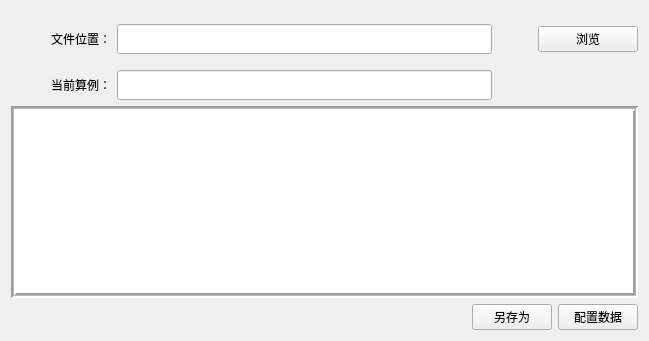
     <widget class="QWidget" name="tab_readfiles">
      <attribute name="title">
       <string>文件读取</string>
      </attribute>
      <layout class="QGridLayout" name="gridLayout_8">
       <item row="0" column="0">
        <layout class="QVBoxLayout" name="verticalLayout_9">
         <item>
          <spacer name="verticalSpacer_11">
           <property name="orientation">
            <enum>Qt::Vertical</enum>
           </property>
           <property name="sizeType">
            <enum>QSizePolicy::Fixed</enum>
           </property>
           <property name="sizeHint" stdset="0">
            <size>
             <width>20</width>
             <height>13</height>
            </size>
           </property>
          </spacer>
         </item>
         <item>
          <layout class="QHBoxLayout" name="horizontalLayout_26">
           <item>
            <widget class="QLabel" name="label_41">
             <property name="sizePolicy">
              <sizepolicy hsizetype="Fixed" vsizetype="Preferred">
               <horstretch>0</horstretch>
               <verstretch>0</verstretch>
              </sizepolicy>
             </property>
             <property name="minimumSize">
              <size>
               <width>100</width>
               <height>0</height>
              </size>
             </property>
             <property name="maximumSize">
              <size>
               <width>100</width>
               <height>16777215</height>
              </size>
             </property>
             <property name="text">
              <string>&lt;html&gt;&lt;head/&gt;&lt;body&gt;&lt;p align=&quot;right&quot;&gt;文件位置：&lt;/p&gt;&lt;/body&gt;&lt;/html&gt;</string>
             </property>
            </widget>
           </item>
           <item>
            <widget class="QLineEdit" name="labeladdressdyn">
             <property name="sizePolicy">
              <sizepolicy hsizetype="Fixed" vsizetype="Fixed">
               <horstretch>0</horstretch>
               <verstretch>0</verstretch>
              </sizepolicy>
             </property>
             <property name="minimumSize">
              <size>
               <width>375</width>
               <height>30</height>
              </size>
             </property>
             <property name="readOnly">
              <bool>false</bool>
             </property>
            </widget>
           </item>
           <item>
            <spacer name="horizontalSpacer_14">
             <property name="orientation">
              <enum>Qt::Horizontal</enum>
             </property>
             <property name="sizeHint" stdset="0">
              <size>
               <width>40</width>
               <height>20</height>
              </size>
             </property>
            </spacer>
           </item>
           <item>
            <widget class="QPushButton" name="pushButtondynopenfile">
             <property name="sizePolicy">
              <sizepolicy hsizetype="Fixed" vsizetype="Fixed">
               <horstretch>0</horstretch>
               <verstretch>0</verstretch>
              </sizepolicy>
             </property>
             <property name="minimumSize">
              <size>
               <width>100</width>
               <height>0</height>
              </size>
             </property>
             <property name="maximumSize">
              <size>
               <width>100</width>
               <height>16777215</height>
              </size>
             </property>
             <property name="text">
              <string>浏览</string>
             </property>
            </widget>
           </item>
          </layout>
         </item>
         <item>
          <spacer name="verticalSpacer_12">
           <property name="orientation">
            <enum>Qt::Vertical</enum>
           </property>
           <property name="sizeType">
            <enum>QSizePolicy::Fixed</enum>
           </property>
           <property name="sizeHint" stdset="0">
            <size>
             <width>20</width>
             <height>10</height>
            </size>
           </property>
          </spacer>
         </item>
         <item>
          <layout class="QHBoxLayout" name="horizontalLayout_33">
           <item>
            <widget class="QLabel" name="label_42">
             <property name="sizePolicy">
              <sizepolicy hsizetype="Fixed" vsizetype="Preferred">
               <horstretch>0</horstretch>
               <verstretch>0</verstretch>
              </sizepolicy>
             </property>
             <property name="minimumSize">
              <size>
               <width>100</width>
               <height>0</height>
              </size>
             </property>
             <property name="maximumSize">
              <size>
               <width>100</width>
               <height>16777215</height>
              </size>
             </property>
             <property name="text">
              <string>&lt;html&gt;&lt;head/&gt;&lt;body&gt;&lt;p&gt;当前算例：&lt;/p&gt;&lt;/body&gt;&lt;/html&gt;</string>
             </property>
             <property name="alignment">
              <set>Qt::AlignRight|Qt::AlignTrailing|Qt::AlignVCenter</set>
             </property>
            </widget>
           </item>
           <item>
            <widget class="QLineEdit" name="labelcurrentcasedyn">
             <property name="sizePolicy">
              <sizepolicy hsizetype="Fixed" vsizetype="Fixed">
               <horstretch>0</horstretch>
               <verstretch>0</verstretch>
              </sizepolicy>
             </property>
             <property name="minimumSize">
              <size>
               <width>375</width>
               <height>30</height>
              </size>
             </property>
             <property name="maximumSize">
              <size>
               <width>270</width>
               <height>16777215</height>
              </size>
             </property>
             <property name="alignment">
              <set>Qt::AlignCenter</set>
             </property>
            </widget>
           </item>
           <item>
            <spacer name="horizontalSpacer_15">
             <property name="orientation">
              <enum>Qt::Horizontal</enum>
             </property>
             <property name="sizeHint" stdset="0">
              <size>
               <width>40</width>
               <height>20</height>
              </size>
             </property>
            </spacer>
           </item>
          </layout>
         </item>
         <item>
          <widget class="QTableWidget" name="tableWidgetdyn">
           <property name="frameShape">
            <enum>QFrame::Box</enum>
           </property>
           <property name="lineWidth">
            <number>2</number>
           </property>
           <property name="midLineWidth">
            <number>1</number>
           </property>
          </widget>
         </item>
         <item>
          <layout class="QHBoxLayout" name="horizontalLayout_21">
           <item>
            <spacer name="horizontalSpacer_2">
             <property name="orientation">
              <enum>Qt::Horizontal</enum>
             </property>
             <property name="sizeHint" stdset="0">
              <size>
               <width>40</width>
               <height>20</height>
              </size>
             </property>
            </spacer>
           </item>
           <item>
            <widget class="QPushButton" name="pushButtondynsaveas">
             <property name="text">
              <string>另存为</string>
             </property>
            </widget>
           </item>
           <item>
            <widget class="QPushButton" name="pushButtondynconfig">
             <property name="text">
              <string>配置数据</string>
             </property>
            </widget>
           </item>
           <item>
            <spacer name="horizontalSpacer_16">
             <property name="orientation">
              <enum>Qt::Horizontal</enum>
             </property>
             <property name="sizeType">
              <enum>QSizePolicy::Fixed</enum>
             </property>
             <property name="sizeHint" stdset="0">
              <size>
               <width>0</width>
               <height>20</height>
              </size>
             </property>
            </spacer>
           </item>
          </layout>
         </item>
        </layout>
       </item>
      </layout>
     </widget>
